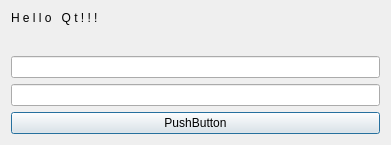
<?xml version="1.0" encoding="UTF-8"?>
<ui version="4.0">
 <class>MyDialog</class>
 <widget class="QDialog" name="MyDialog">
  <property name="geometry">
   <rect>
    <x>0</x>
    <y>0</y>
    <width>391</width>
    <height>145</height>
   </rect>
  </property>
  <property name="windowTitle">
   <string>MyDialog</string>
  </property>
  <layout class="QVBoxLayout" name="verticalLayout">
   <item>
    <widget class="QLabel" name="label">
     <property name="text">
      <string>H e l l o   Q t ! ! !</string>
     </property>
    </widget>
   </item>
   <item>
    <spacer name="verticalSpacer">
     <property name="orientation">
      <enum>Qt::Vertical</enum>
     </property>
     <property name="sizeHint" stdset="0">
      <size>
       <width>20</width>
       <height>40</height>
      </size>
     </property>
    </spacer>
   </item>
   <item>
    <widget class="QLineEdit" name="lineEdit"/>
   </item>
   <item>
    <widget class="QLineEdit" name="lineEdit_2"/>
   </item>
   <item>
    <widget class="QPushButton" name="pushButton">
     <property name="text">
      <string>PushButton</string>
     </property>
    </widget>
   </item>
  </layout>
 </widget>
 <layoutdefault spacing="6" margin="11"/>
 <resources/>
 <connections>
  <connection>
   <sender>lineEdit</sender>
   <signal>textChanged(QString)</signal>
   <receiver>lineEdit_2</receiver>
   <slot>setText(QString)</slot>
   <hints>
    <hint type="sourcelabel">
     <x>199</x>
     <y>65</y>
    </hint>
    <hint type="destinationlabel">
     <x>206</x>
     <y>131</y>
    </hint>
   </hints>
  </connection>
  <connection>
   <sender>lineEdit_2</sender>
   <signal>textChanged(QString)</signal>
   <receiver>lineEdit</receiver>
   <slot>setText(QString)</slot>
   <hints>
    <hint type="sourcelabel">
     <x>236</x>
     <y>128</y>
    </hint>
    <hint type="destinationlabel">
     <x>247</x>
     <y>62</y>
    </hint>
   </hints>
  </connection>
 </connections>
</ui>
